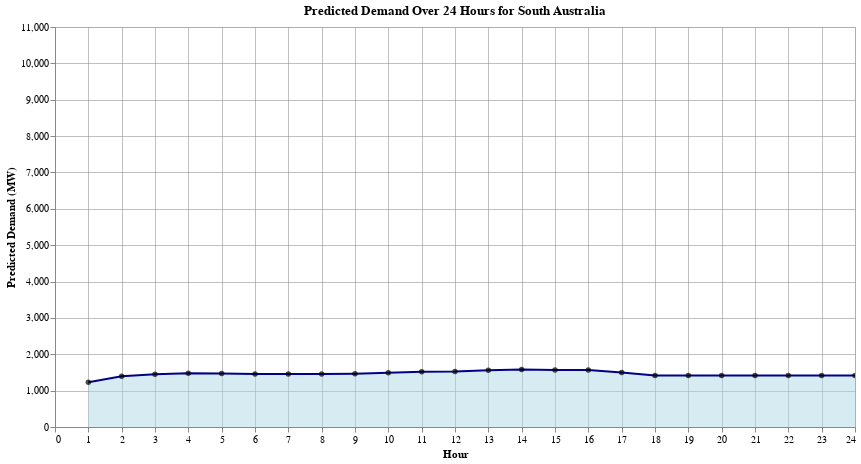

This figure's notebook cell:
### Markdown cell above
### II. Predictions for South Australia

### Code cell
# Weather-related features for prediction

# in mm (IQR: 0.2mm-0mm)
Precipitation = 0.1

# as a percentage % (IQR: 79%-52%)
RelativeHumidity = 50

# in degrees C (IQR: 23°C-15°C)
AirTemperature = 23

# in degrees C (IQR: 17°C-10°C)
WetBulbTemperature = 18

# in degrees C (IQR: 15°C-6°C)
DewTemperature = 15

# in hPa (hectopascals) (IQR: 1021 hPa-1012 hPa)
SeaPressure = 1020

# in hPa (hectopascals) (IQR: 1018 hPa-1008 hPa)
StationPressure = 1000

# Seasoanl and Temporal related features for prediction
Month = 4
Day = 24
Hour = 6
DayOfYear = 115

# Season encoded in to 4 categories 
# Summer from December to February, Autumn from March to May, Winter from June to August, and Spring from September to November 
Season_Autumn = 1
Season_Spring = 0
Season_Summer = 0
Season_Winter = 0

# Time of the day encoded in to 4 categories. 
# The times of the day are categorized as Morning (05–12), Afternoon (12–17), Evening (17–21), and Night (21–05) in 24-hour time
TimeOfDay_Afternoon = 0
TimeOfDay_Evening = 0
TimeOfDay_Morning = 1
TimeOfDay_Night = 0

# If the corresponding day is a weekend:IsWeekend_False= 0, IsWeekend_True = 1
# If the corresponding day is a weekday:IsWeekend_False= 1, IsWeekend_True = 0
IsWeekend_False = 1
IsWeekend_True = 0

sa_predicted_demand_df = predict_demand_for_region(Precipitation, RelativeHumidity, AirTemperature, WetBulbTemperature, DewTemperature,
                                                    SeaPressure, StationPressure, Month, Day, DayOfYear, Hour,
                                                    Season_Autumn, Season_Spring, Season_Summer, Season_Winter,
                                                    TimeOfDay_Afternoon, TimeOfDay_Evening, TimeOfDay_Morning, TimeOfDay_Night,
                                                    IsWeekend_False, IsWeekend_True, sa_model)

sa_interactive_plot = create_interactive_demand_plot(sa_predicted_demand_df, 'South Australia')
sa_interactive_plot.save('sa_interactive_plot.html',embed_options={'render':'svg','actions':False})
sa_interactive_plot

### Figure 1 — Vega-Lite specification as saved in the notebook (floating-point values rounded to 4 significant figures)
{"config": {"view": {"continuousWidth": 300, "continuousHeight": 300}}, "layer": [{"mark": {"type": "area", "color": "lightblue", "line": {"color": "darkblue"}, "opacity": 0.5}, "encoding": {"tooltip": [{"field": "Hour", "type": "quantitative"}, {"field": "Predicted Demand", "format": ".3f", "title": "Predicted Demand (MW)", "type": "quantitative"}, {"field": "Cumulative Demand", "format": ".3f", "title": "Predicted Total Demand (MW)", "type": "quantitative"}, {"field": "Average Hourly Demand", "format": ".3f", "title": "Predicted Average Demand per Hour (MW)", "type": "quantitative"}], "x": {"axis": {"grid": true, "gridColor": "gray", "gridWidth": 0.5, "title": "Hour"}, "field": "Hour", "scale": {"domain": [0, 24]}, "type": "quantitative"}, "y": {"axis": {"grid": true, "gridColor": "gray", "gridWidth": 0.5, "title": "Predicted Demand (MW)"}, "field": "Predicted Demand", "scale": {"domain": [0, 11000]}, "type": "quantitative"}}, "name": "view_4", "title": "Predicted Demand Over 24 Hours for South Australia"}, {"mark": {"type": "circle", "color": "black"}, "encoding": {"tooltip": [{"field": "Hour", "type": "quantitative"}, {"field": "Predicted Demand", "format": ".3f", "title": "Predicted Demand (MW)", "type": "quantitative"}, {"field": "Cumulative Demand", "format": ".3f", "title": "Total Predicted Demand (MW)", "type": "quantitative"}, {"field": "Average Hourly Demand", "format": ".3f", "title": "Average Hourly Demand (MW)", "type": "quantitative"}], "x": {"field": "Hour", "type": "quantitative"}, "y": {"field": "Predicted Demand", "type": "quantitative"}}, "title": "Predicted Demand Over 24 Hours for South Australia"}], "data": {"name": "data-ef1c3e5e47fca51c3b8a245c4b5a9518"}, "height": 400, "params": [{"name": "param_4", "select": {"type": "interval", "encodings": ["x", "y"]}, "bind": "scales", "views": ["view_4"]}], "width": 800, "$schema": "https://vega.github.io/schema/vega-lite/v5.17.0.json", "datasets": {"data-ef1c3e5e47fca51c3b8a245c4b5a9518": [{"Hour": 1, "Predicted Demand": 1233.0, "Cumulative Demand": 1233.0, "Average Hourly Demand": 1233.0}, {"Hour": 2, "Predicted Demand": 1396.0, "Cumulative Demand": 2629.0, "Average Hourly Demand": 1314.0}, {"Hour": 3, "Predicted Demand": 1453.0, "Cumulative Demand": 4081.0, "Average Hourly Demand": 1360.0}, {"Hour": 4, "Predicted Demand": 1475.0, "Cumulative Demand": 5556.0, "Average Hourly Demand": 1389.0}, {"Hour": 5, "Predicted Demand": 1474.0, "Cumulative Demand": 7030.0, "Average Hourly Demand": 1406.0}, {"Hour": 6, "Predicted Demand": 1459.0, "Cumulative Demand": 8489.0, "Average Hourly Demand": 1415.0}, {"Hour": 7, "Predicted Demand": 1459.0, "Cumulative Demand": 9947.0, "Average Hourly Demand": 1421.0}, {"Hour": 8, "Predicted Demand": 1459.0, "Cumulative Demand": 11410.0, "Average Hourly Demand": 1426.0}, {"Hour": 9, "Predicted Demand": 1465.0, "Cumulative Demand": 12870.0, "Average Hourly Demand": 1430.0}, {"Hour": 10, "Predicted Demand": 1489.0, "Cumulative Demand": 14360.0, "Average Hourly Demand": 1436.0}, {"Hour": 11, "Predicted Demand": 1521.0, "Cumulative Demand": 15880.0, "Average Hourly Demand": 1444.0}, {"Hour": 12, "Predicted Demand": 1529.0, "Cumulative Demand": 17410.0, "Average Hourly Demand": 1451.0}, {"Hour": 13, "Predicted Demand": 1558.0, "Cumulative Demand": 18970.0, "Average Hourly Demand": 1459.0}, {"Hour": 14, "Predicted Demand": 1583.0, "Cumulative Demand": 20550.0, "Average Hourly Demand": 1468.0}, {"Hour": 15, "Predicted Demand": 1570.0, "Cumulative Demand": 22120.0, "Average Hourly Demand": 1475.0}, {"Hour": 16, "Predicted Demand": 1571.0, "Cumulative Demand": 23690.0, "Average Hourly Demand": 1481.0}, {"Hour": 17, "Predicted Demand": 1500.0, "Cumulative Demand": 25190.0, "Average Hourly Demand": 1482.0}, {"Hour": 18, "Predicted Demand": 1413.0, "Cumulative Demand": 26600.0, "Average Hourly Demand": 1478.0}, {"Hour": 19, "Predicted Demand": 1413.0, "Cumulative Demand": 28020.0, "Average Hourly Demand": 1475.0}, {"Hour": 20, "Predicted Demand": 1413.0, "Cumulative Demand": 29430.0, "Average Hourly Demand": 1472.0}, {"Hour": 21, "Predicted Demand": 1413.0, "Cumulative Demand": 30840.0, "Average Hourly Demand": 1469.0}, {"Hour": 22, "Predicted Demand": 1413.0, "Cumulative Demand": 32260.0, "Average Hourly Demand": 1466.0}, {"Hour": 23, "Predicted Demand": 1413.0, "Cumulative Demand": 33670.0, "Average Hourly Demand": 1464.0}, {"Hour": 24, "Predicted Demand": 1413.0, "Cumulative Demand": 35080.0, "Average Hourly Demand": 1462.0}]}}
